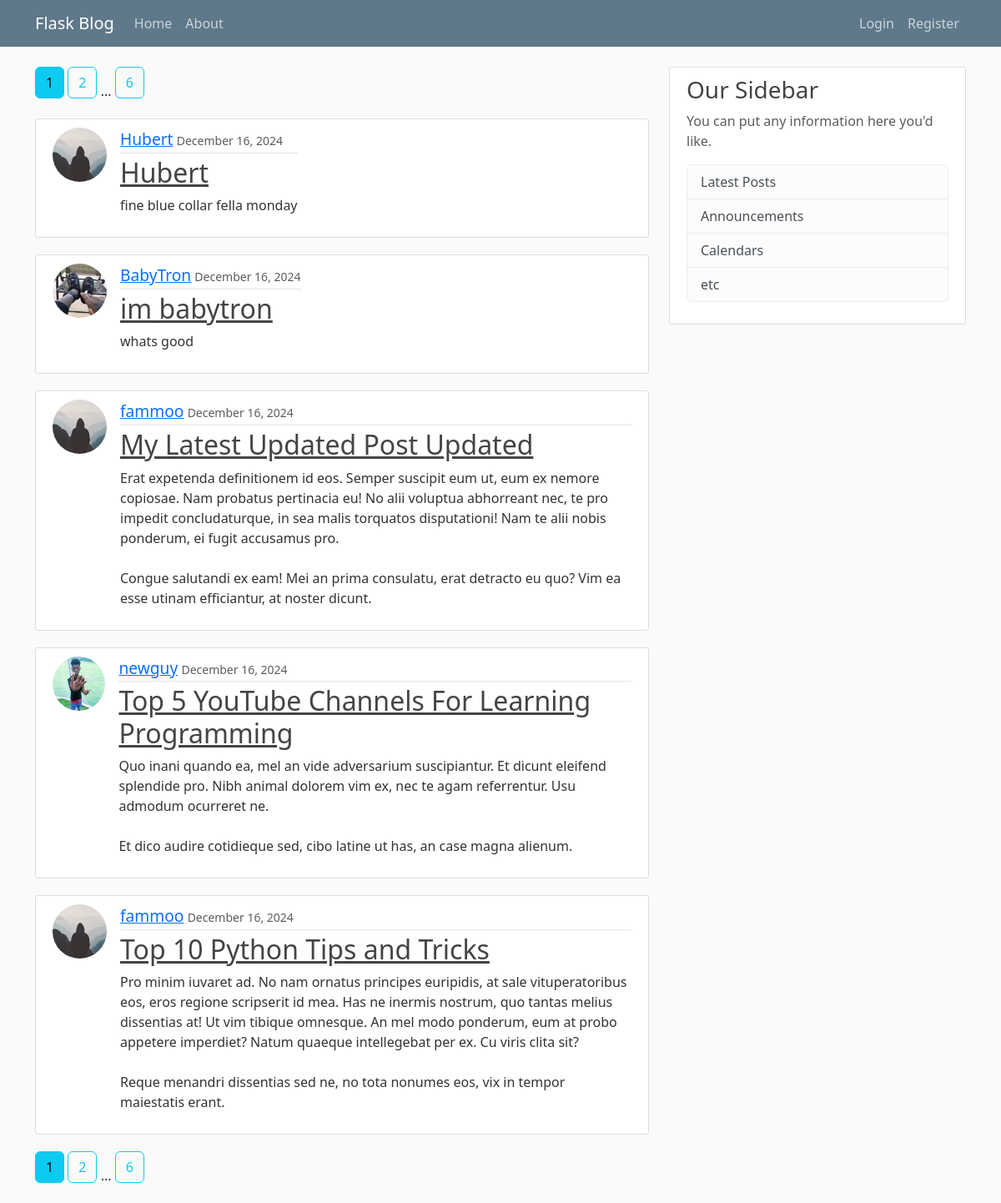
Page /home on the earlier database version.
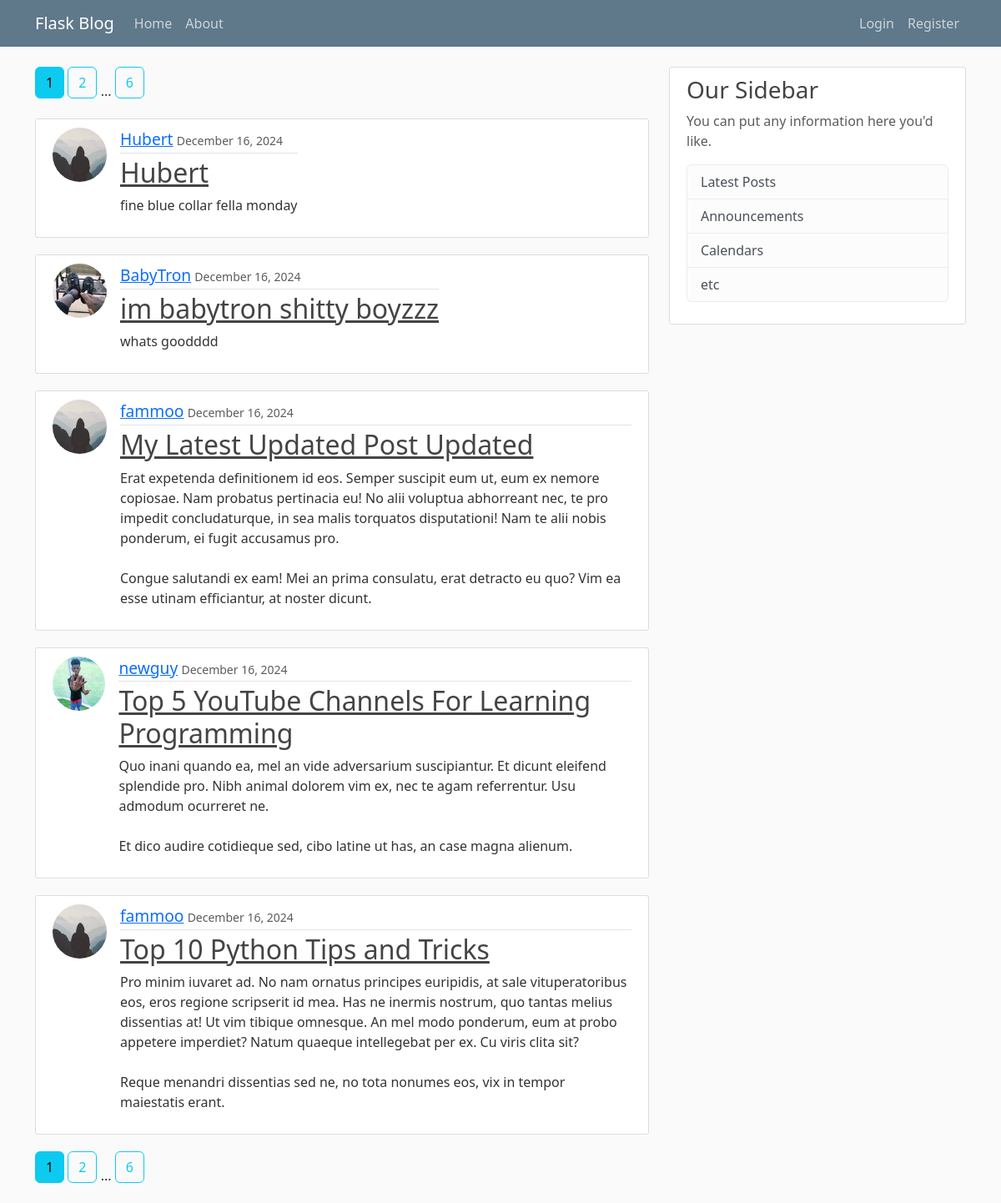
Same page on the later database version.
### flaskblog/posts/models.py (models this page shows, shortened)
class Post(db.Model):
    __tablename__ = 'post'
    id = db.Column(db.Integer, primary_key=True)
    title = db.Column(db.String(100), nullable=False)
    date_posted = db.Column(db.DateTime, nullable=False, default=datetime.utcnow)
    content = db.Column(db.Text, nullable=False)
    user_id = db.Column(db.Integer, db.ForeignKey("user.id"), nullable=False)

### flaskblog/users/models.py (models this page shows, shortened)
class User(db.Model, UserMixin):
    __tablename__ = 'user'
    id = db.Column(db.Integer, primary_key=True)
    username = db.Column(db.String(20), unique=True, nullable=False)
    email = db.Column(db.String(120), unique=True, nullable=False)
    image_file = db.Column(db.String(20), nullable=False)
    password = db.Column(db.String(60), nullable=False)
    posts = db.relationship("Post", backref="author", lazy=True)

### flaskblog/main/routes.py (the view)
@main.route("/")
@main.route("/home")
def home():
    page = request.args.get("page", 1, type=int)
    posts = Post.query.order_by(Post.date_posted.desc()).paginate(page=page, per_page=5)
    return render_template("home.html", title="Home", posts=posts)

### flaskblog/templates/home.html
{% extends "layout.html" %}
{% set active_page = "Home" %}
{% block content %}
{% macro render_pagination() %}
	{% for page_num in posts.iter_pages(left_edge=1, right_edge=1, left_current=1, right_current=1) %}
		{% if page_num %}
			{% set page_btn_class = "btn mb-4 " + ("btn-info" if posts.page == page_num else "btn-outline-info") %}
			<a class="{{ page_btn_class }}" href="{{ url_for('main.home', page=page_num) }}">{{ page_num }}</a>
		{% else %}
			...
		{% endif %}
	{% endfor %}
{% endmacro %}
{{ render_pagination() }}
{% for post in posts.items %}
<article class="d-flex content-section">
	<img class="rounded-circle article-img" src="{{url_for('static', filename='profile_pics/' + post.author.image_file) }}" alt="">
	<div class="media-body">
		<div class="article-metadata">
			<a style="font-size: larger;" class="mr-2" href="{{ url_for('users.user_posts', username=post.author.username) }}">{{ post.author.username }}</a>
			<small class="text-muted">{{ post.date_posted.strftime('%B %d, %Y') }}</small>
		</div>
		<h2><a class="article-title" href="{{ url_for('posts.post', post_id=post.id) }}">{{ post.title }}</a></h2>
		<p class="article-content">{{ post.content }}</p>
	</div>
</article>
{% endfor %}
{{ render_pagination() }}
{% endblock content %}

### flaskblog/templates/layout.html (shortened to what this page needs)
<!DOCTYPE html>
<html lang="en">
  <head>
    {% set page_title = "Flask Blog" + (" - " + title if title else "") %}
    <link href="https://cdn.jsdelivr.net/npm/bootstrap@5.3.3/dist/css/bootstrap.min.css" rel="stylesheet">
    <link rel="stylesheet" href="{{ url_for('static', filename='main.css') }}">
</head>
<body>
    <header class="site-header">
      <nav class="navbar navbar-expand-md navbar-dark bg-steel fixed-top">
        <div class="container">
          <a class="navbar-brand mr-4" href="{{ url_for('main.home') }}">Flask Blog</a>
          {% set nav_bar_left = [
            {"href": "main.home", "title": "Home"},
            {"href": "main.about", "title": "About"}
          ] %}
          {% set nav_bar_auth = [
              {"href": "posts.new_post", "title": "New Post"},
              {"href": "users.account", "title": "Account"},
              {"href": "users.logout", "title": "Logout"}
          ] %}
          {% set nav_bar_unauth = [
              {"href": "users.login", "title": "Login"},
              {"href": "users.register", "title": "Register"}
          ] %}
          {% set active_page = active_page | default("") %}
          <div class="collapse navbar-collapse">
            <li class="navbar-nav mr-auto">
              {% for page in nav_bar_left %}
                {% set nav_class = "nav-item nav-link" + (" active" if page.title == active_page else "") %}
                <a class="{{ nav_class }}" href="{{ url_for(page.href)}}">{{ page.title }}</a>
              {% endfor %}
            </li>
          </div>
          <div class="collapse navbar-collapse" style="display: flex; justify-content: right;">
            <li class="navbar-nav">
              {% set nav_bar_right = nav_bar_auth if current_user.is_authenticated else nav_bar_unauth %}
              {% for page in nav_bar_right %}
                {% set nav_class = "nav-item nav-link" + (" active" if page.title == active_page else "") %}
                <a class="{{ nav_class }}" href="{{ url_for(page.href)}}">{{ page.title }}</a>
              {% endfor %}
            </li>
          </div>
        </div>
      </nav>
    </header>
    <main role="main" class="container">
      <div class="row">
        <div class="col-md-8">
          {% block content %}
          {% endblock %}
        </div>
        <div class="col-md-4">
          <div class="content-section">
            <h3>Our Sidebar</h3>
            <p class='text-muted'>You can put any information here you'd like.
              <ul class="list-group">
                <li class="list-group-item list-group-item-light">Latest Posts</li>
                <li class="list-group-item list-group-item-light">Announcements</li>
                <li class="list-group-item list-group-item-light">Calendars</li>
                <li class="list-group-item list-group-item-light">etc</li>
              </ul>
            </p>
          </div>
        </div>
      </div>
    </main>
</body>
</html>

### flaskblog/static/main.css (style rules this page uses)
body { background: #fafafa; color: #333333; margin-top: 5rem; }
h1, h2, h3, h4, h5, h6 { color: #444444; }
.bg-steel { background-color: #5f788a; }
.site-header .navbar-nav .nav-link { color: #cbd5db; }
.site-header .navbar-nav .nav-link.active { font-weight: 500; }
.content-section { background: #ffffff; padding: 10px 20px; border: 1px solid #dddddd; border-radius: 3px; margin-bottom: 20px; }
.article-title { color: #444444; }
.article-content { white-space: pre-line; }
.article-img { height: 65px; width: 65px; margin-right: 16px; }
.article-metadata { padding-bottom: 1px; margin-bottom: 4px; border-bottom: 1px solid #e3e3e3 }

Differences in the rows shown:
changed Post "BabyTron": title "im babytron" → "im babytron shitty boyzzz"; content "whats good" → "whats goodddd"
